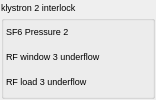
<?xml version="1.0" encoding="UTF-8"?>
<ui version="4.0">
 <class>klystron2itck</class>
 <widget class="TaurusWidget" name="klystron2itck">
  <property name="geometry">
   <rect>
    <x>0</x>
    <y>0</y>
    <width>156</width>
    <height>100</height>
   </rect>
  </property>
  <property name="windowTitle">
   <string>Form</string>
  </property>
  <layout class="QGridLayout" name="gridLayout">
   <property name="margin">
    <number>1</number>
   </property>
   <item row="0" column="0">
    <widget class="TaurusGroupBox" name="ictkGroup">
     <property name="font">
      <font>
       <pointsize>7</pointsize>
      </font>
     </property>
     <property name="title">
      <string>klystron 2 interlock</string>
     </property>
     <layout class="QGridLayout" name="gridLayout_2">
      <property name="margin">
       <number>2</number>
      </property>
      <item row="1" column="0">
       <widget class="QLabel" name="rfw3Label">
        <property name="text">
         <string>RF window 3 underflow</string>
        </property>
       </widget>
      </item>
      <item row="0" column="0">
       <widget class="QLabel" name="sf6p2Label">
        <property name="text">
         <string>SF6 Pressure 2</string>
        </property>
       </widget>
      </item>
      <item row="2" column="0">
       <widget class="QLabel" name="rfl3Label">
        <property name="text">
         <string>RF load 3 underflow</string>
        </property>
       </widget>
      </item>
      <item row="0" column="1">
       <widget class="TaurusLed" name="sf6p2Led">
        <property name="minimumSize">
         <size>
          <width>15</width>
          <height>15</height>
         </size>
        </property>
        <property name="maximumSize">
         <size>
          <width>15</width>
          <height>15</height>
         </size>
        </property>
       </widget>
      </item>
      <item row="1" column="1">
       <widget class="TaurusLed" name="rfw3Led">
        <property name="minimumSize">
         <size>
          <width>15</width>
          <height>15</height>
         </size>
        </property>
        <property name="maximumSize">
         <size>
          <width>15</width>
          <height>15</height>
         </size>
        </property>
       </widget>
      </item>
      <item row="2" column="1">
       <widget class="TaurusLed" name="rfl3Led">
        <property name="minimumSize">
         <size>
          <width>15</width>
          <height>15</height>
         </size>
        </property>
        <property name="maximumSize">
         <size>
          <width>15</width>
          <height>15</height>
         </size>
        </property>
       </widget>
      </item>
     </layout>
    </widget>
   </item>
  </layout>
 </widget>
 <customwidgets>
  <customwidget>
   <class>TaurusLed</class>
   <extends>QLed</extends>
   <header>taurus.qt.qtgui.display</header>
  </customwidget>
  <customwidget>
   <class>QLed</class>
   <extends>QPixmapWidget</extends>
   <header>taurus.qt.qtgui.display</header>
  </customwidget>
  <customwidget>
   <class>QPixmapWidget</class>
   <extends>QWidget</extends>
   <header>taurus.qt.qtgui.display</header>
  </customwidget>
  <customwidget>
   <class>TaurusWidget</class>
   <extends>QWidget</extends>
   <header>taurus.qt.qtgui.container</header>
   <container>1</container>
  </customwidget>
  <customwidget>
   <class>TaurusGroupBox</class>
   <extends>QGroupBox</extends>
   <header>taurus.qt.qtgui.container</header>
   <container>1</container>
  </customwidget>
 </customwidgets>
 <resources/>
 <connections/>
</ui>
